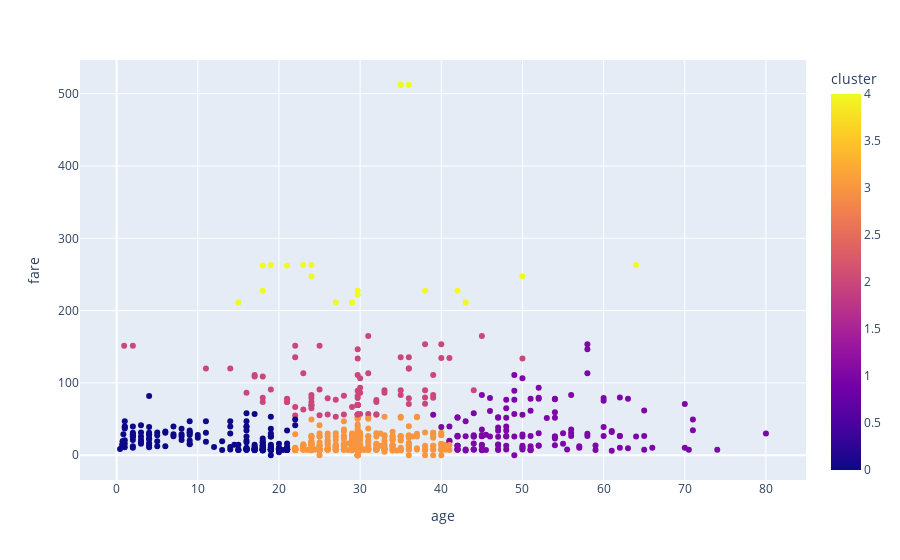

The cell this chart's notebook holds for it:
### Code cell
import plotly.express as px

fig = px.scatter(df , x='age' , y='fare' , color='cluster')

fig.show()

### Figure 1 — Plotly figure (JSON) as saved in the notebook; plotly's stock layout.template omitted (floating-point values rounded to 4 significant figures; data arrays with more than 128 entries replaced by an {"elided": "..."} marker saying what was removed)
{"data": [{"hovertemplate": "age=%{x}<br>fare=%{y}<br>cluster=%{marker.color}<extra></extra>", "legendgroup": "", "marker": {"color": {"elided": "891 int values"}, "coloraxis": "coloraxis", "symbol": "circle"}, "mode": "markers", "name": "", "orientation": "v", "showlegend": false, "type": "scatter", "x": {"elided": "891 float values"}, "xaxis": "x", "y": {"elided": "891 float values"}, "yaxis": "y"}], "layout": {"coloraxis": {"colorbar": {"title": {"text": "cluster"}}, "colorscale": [[0, "#0d0887"], [0.1111, "#46039f"], [0.2222, "#7201a8"], [0.3333, "#9c179e"], [0.4444, "#bd3786"], [0.5556, "#d8576b"], [0.6667, "#ed7953"], [0.7778, "#fb9f3a"], [0.8889, "#fdca26"], [1, "#f0f921"]]}, "legend": {"tracegroupgap": 0}, "margin": {"t": 60}, "xaxis": {"anchor": "y", "domain": [0, 1], "title": {"text": "age"}}, "yaxis": {"anchor": "x", "domain": [0, 1], "title": {"text": "fare"}}}}
